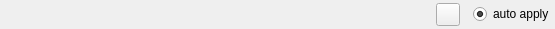
<ui version="4.0" >
 <class>PairItem</class>
 <widget class="QWidget" name="PairItem" >
  <property name="geometry" >
   <rect>
    <x>0</x>
    <y>0</y>
    <width>555</width>
    <height>29</height>
   </rect>
  </property>
  <property name="baseSize" >
   <size>
    <width>100</width>
    <height>20</height>
   </size>
  </property>
  <property name="windowTitle" >
   <string>pairItem</string>
  </property>
  <layout class="QHBoxLayout" >
   <property name="margin" >
    <number>1</number>
   </property>
   <property name="spacing" >
    <number>3</number>
   </property>
   <item>
    <widget class="QLabel" name="nameLabel" >
     <property name="minimumSize" >
      <size>
       <width>240</width>
       <height>20</height>
      </size>
     </property>
     <property name="maximumSize" >
      <size>
       <width>240</width>
       <height>30</height>
      </size>
     </property>
     <property name="text" >
      <string/>
     </property>
    </widget>
   </item>
   <item>
    <spacer>
     <property name="orientation" >
      <enum>Qt::Horizontal</enum>
     </property>
     <property name="sizeType" >
      <enum>QSizePolicy::MinimumExpanding</enum>
     </property>
     <property name="sizeHint" >
      <size>
       <width>0</width>
       <height>0</height>
      </size>
     </property>
    </spacer>
   </item>
   <item>
    <widget class="QFrame" name="frame" >
     <property name="frameShape" >
      <enum>QFrame::NoFrame</enum>
     </property>
     <property name="frameShadow" >
      <enum>QFrame::Raised</enum>
     </property>
    </widget>
   </item>
   <item>
    <widget class="QToolButton" name="tool" >
     <property name="text" >
      <string/>
     </property>
     <property name="icon" >
      <iconset resource="QtAutoGui.qrc" >:/icons/spanner.png</iconset>
     </property>
    </widget>
   </item>
   <item>
    <widget class="QLabel" name="labelOk" >
     <property name="text" >
      <string/>
     </property>
     <property name="pixmap" >
      <pixmap resource="QtAutoGui.qrc" >:/icons/tick.png</pixmap>
     </property>
    </widget>
   </item>
   <item>
    <widget class="QRadioButton" name="radioButton" >
     <property name="text" >
      <string>auto apply</string>
     </property>
     <property name="checked" >
      <bool>true</bool>
     </property>
    </widget>
   </item>
  </layout>
 </widget>
 <resources>
  <include location="QtAutoGui.qrc" />
 </resources>
 <connections/>
</ui>
